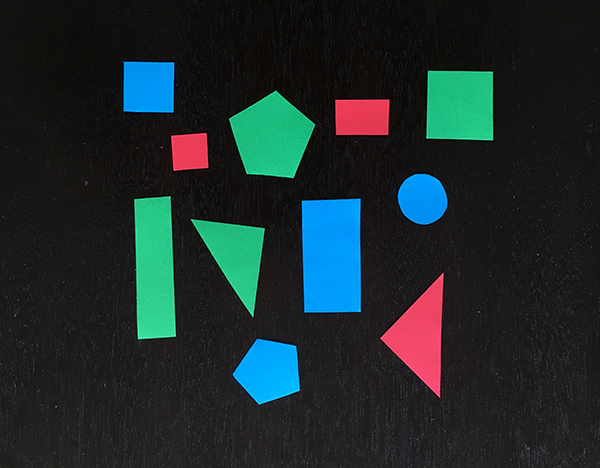
#> input picture temp/determining-object-color/example_shapes.png, 600 x 468 px, given in place of the camera
$ python cameraGPS.py
#> lines starting #> are read from the running program, lines starting #| are printed output that depends on the picture; after the words box and inside, x2 and y2 are one past the last pixel; in counts of white or black regions, pixels touching at a corner belong together
#python color_tracking.py --video balls.mp4
#python color_tracking.py

# import the necessary packages
import numpy as np
import argparse
import imutils
import cv2

# construct the argument parse and parse the arguments
ap = argparse.ArgumentParser()
ap.add_argument("-v", "--video",
    help="path to the (optional) video file")
ap.add_argument("-b", "--buffer", type=int, default=64,
    help="max buffer size")
args = vars(ap.parse_args())

# define the lower and upper boundaries of the colors in the HSV color space
# assign new item lower['blue'] = (93, 10, 0)
lower = {'red':(166, 84, 141), 'green':(66, 122, 129), 'blue':(97, 100, 117), 'yellow':(23, 59, 119), 'orange':(0, 50, 80)}
upper = {'red':(186,255,255), 'green':(86,255,255), 'blue':(117,255,255), 'yellow':(54,255,255), 'orange':(20,255,255)}

# define standard colors for circle around the object
colors = {'red':(0,0,255), 'green':(0,255,0), 'blue':(255,0,0), 'yellow':(0, 255, 217), 'orange':(0,140,255)}

#pts = deque(maxlen=args["buffer"])

# if a video path was not supplied, grab the reference
# to the webcam
if not args.get("video", False):
    camera = cv2.VideoCapture(0)


# otherwise, grab a reference to the video file
else:
    camera = cv2.VideoCapture(args["video"])
# keep looping
while True:
    # grab the current frame
    (grabbed, frame) = camera.read()
#> frame is the input picture: shape (468, 600, 3); mean B, G, R 43.2, 42.5, 29.4
    # if we are viewing a video and we did not grab a frame,
    # then we have reached the end of the video
    if args.get("video") and not grabbed:
        break

    #IP webcam image stream
    #URL = 'http://10.254.254.102:8080/shot.jpg'
    #urllib.urlretrieve(URL, 'shot1.jpg')
    #frame = cv2.imread('shot1.jpg')


    # resize the frame, blur it, and convert it to the HSV
    # color space
    frame = imutils.resize(frame, width=600)

    blurred = cv2.GaussianBlur(frame, (11, 11), 0)
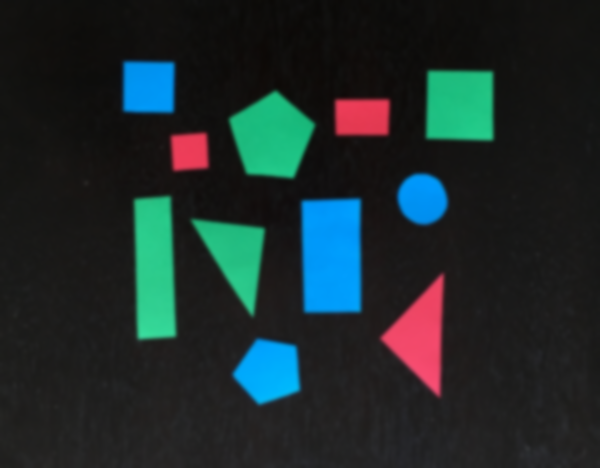
#> blurred: shape (468, 600, 3); mean B, G, R 43.2, 42.5, 29.4
    hsv = cv2.cvtColor(blurred, cv2.COLOR_BGR2HSV)
#> hsv: shape (468, 600, 3); mean H, S, V 41.9, 55.7, 52.4
    #for each color in dictionary check object in frame
    for key, value in upper.items():
        # construct a mask for the color from dictionary`1, then perform
        # a series of dilations and erosions to remove any small
        # blobs left in the mask
        kernel = np.ones((9,9),np.uint8)
        mask = cv2.inRange(hsv, lower[key], upper[key])
        mask = cv2.morphologyEx(mask, cv2.MORPH_OPEN, kernel)
        mask = cv2.morphologyEx(mask, cv2.MORPH_CLOSE, kernel)

        # find contours in the mask and initialize the current
        # (x, y) center of the ball
        cnts = cv2.findContours(mask.copy(), cv2.RETR_EXTERNAL,
            cv2.CHAIN_APPROX_SIMPLE)[-2]
        center = None

        # only proceed if at least one contour was found
        if len(cnts) > 0:
            # find the largest contour in the mask, then use
            # it to compute the minimum enclosing circle and
            # centroid
            c = max(cnts, key=cv2.contourArea)
            ((x, y), radius) = cv2.minEnclosingCircle(c)
            M = cv2.moments(c)
            center = (int(M["m10"] / M["m00"]), int(M["m01"] / M["m00"]))

            # only proceed if the radius meets a minimum size. Correct this value for your obect's size
            if radius > 0.5:
                # draw the circle and centroid on the frame,
                # then update the list of tracked points
                cv2.circle(frame, (int(x), int(y)), int(radius), colors[key], 2)
                cv2.putText(frame,key + " ball", (int(x-radius),int(y-radius)), cv2.FONT_HERSHEY_SIMPLEX, 0.6,colors[key],2)
#> this loop made 5 passes
#> (x, y, radius, center) on passes 1, 3: (436.5, 335.5, 53.78, (420, 336)), (332.4, 255.5, 62.41, (331, 255))
#> (x, y, radius) on pass 2: (154, 268, 71.59)
#> pass 1, `mask = cv2.inRange(hsv, lower[key], upper[key])`:
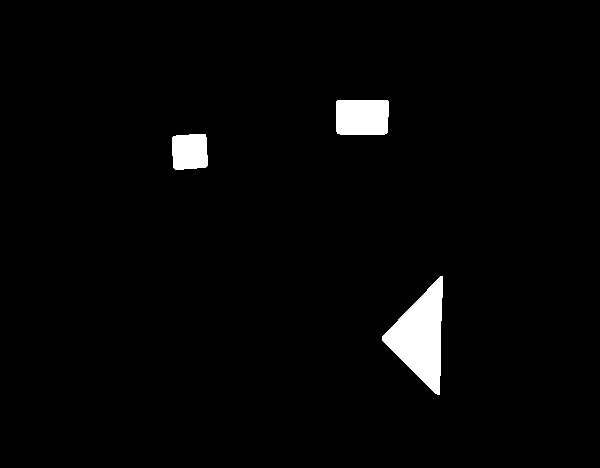
#> mask: shape (468, 600); 2.4% white; 3 white regions, box (x1, y1, x2, y2) and area: (382, 276, 443, 395) 3811, (336, 100, 389, 135) 1825, (172, 134, 208, 170) 1195
#> pass 2, `mask = cv2.inRange(hsv, lower[key], upper[key])`:
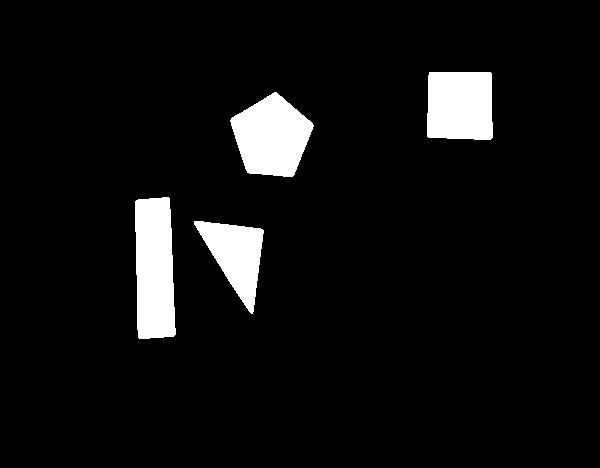
#> mask: shape (468, 600); 6.3% white; 4 white regions, box (x1, y1, x2, y2) and area: (135, 197, 176, 339) 5126, (230, 92, 314, 177) 4819, (427, 72, 493, 140) 4322, (194, 221, 264, 314) 3310
#> after the loop:
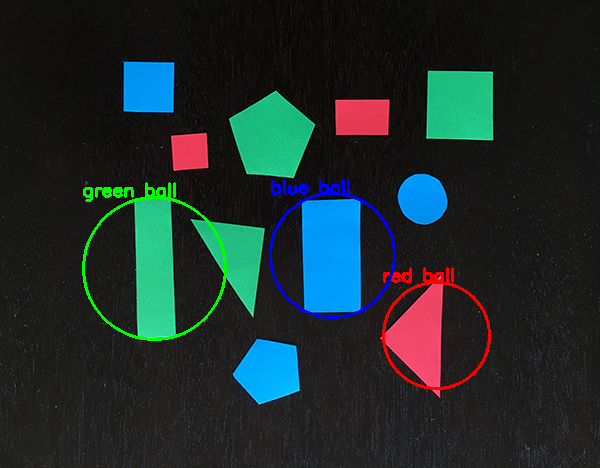
#> frame: shape (468, 600, 3); 1.81% of pixels changed, all inside (x1, y1, x2, y2) = (82, 179, 491, 390)


    # show the frame to our screen
    cv2.imshow("Frame", frame)

    key = cv2.waitKey(1) & 0xFF
#> (key q is pressed here)
    # if the 'q' key is pressed, stop the loop
    if key == ord("q"):
        break

# cleanup the camera and close any open windows
camera.release()
cv2.destroyAllWindows()
